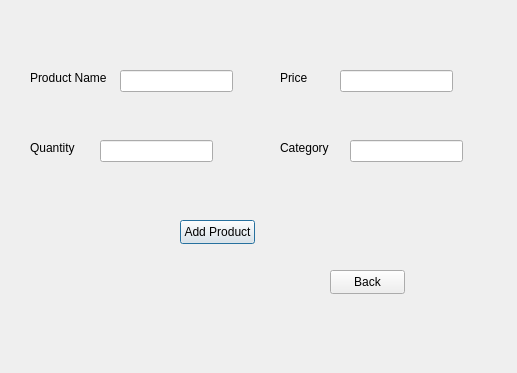
<?xml version="1.0" encoding="UTF-8"?>
<ui version="4.0">
 <class>Seller</class>
 <widget class="QDialog" name="Seller">
  <property name="geometry">
   <rect>
    <x>0</x>
    <y>0</y>
    <width>517</width>
    <height>373</height>
   </rect>
  </property>
  <property name="windowTitle">
   <string>Dialog</string>
  </property>
  <widget class="QPushButton" name="Add">
   <property name="geometry">
    <rect>
     <x>180</x>
     <y>220</y>
     <width>75</width>
     <height>24</height>
    </rect>
   </property>
   <property name="text">
    <string>Add Product</string>
   </property>
  </widget>
  <widget class="QPushButton" name="Back">
   <property name="geometry">
    <rect>
     <x>330</x>
     <y>270</y>
     <width>75</width>
     <height>24</height>
    </rect>
   </property>
   <property name="text">
    <string>Back</string>
   </property>
  </widget>
  <widget class="QLabel" name="label">
   <property name="geometry">
    <rect>
     <x>30</x>
     <y>70</y>
     <width>81</width>
     <height>16</height>
    </rect>
   </property>
   <property name="text">
    <string>Product Name</string>
   </property>
  </widget>
  <widget class="QLabel" name="label_2">
   <property name="geometry">
    <rect>
     <x>30</x>
     <y>140</y>
     <width>49</width>
     <height>16</height>
    </rect>
   </property>
   <property name="text">
    <string>Quantity</string>
   </property>
  </widget>
  <widget class="QLabel" name="label_3">
   <property name="geometry">
    <rect>
     <x>280</x>
     <y>70</y>
     <width>49</width>
     <height>16</height>
    </rect>
   </property>
   <property name="text">
    <string>Price</string>
   </property>
  </widget>
  <widget class="QLabel" name="label_4">
   <property name="geometry">
    <rect>
     <x>280</x>
     <y>140</y>
     <width>49</width>
     <height>16</height>
    </rect>
   </property>
   <property name="text">
    <string>Category</string>
   </property>
  </widget>
  <widget class="QLineEdit" name="ProName">
   <property name="geometry">
    <rect>
     <x>120</x>
     <y>70</y>
     <width>113</width>
     <height>22</height>
    </rect>
   </property>
  </widget>
  <widget class="QLineEdit" name="Price">
   <property name="geometry">
    <rect>
     <x>340</x>
     <y>70</y>
     <width>113</width>
     <height>22</height>
    </rect>
   </property>
  </widget>
  <widget class="QLineEdit" name="Quantity">
   <property name="geometry">
    <rect>
     <x>100</x>
     <y>140</y>
     <width>113</width>
     <height>22</height>
    </rect>
   </property>
  </widget>
  <widget class="QLineEdit" name="Category">
   <property name="geometry">
    <rect>
     <x>350</x>
     <y>140</y>
     <width>113</width>
     <height>22</height>
    </rect>
   </property>
  </widget>
 </widget>
 <resources/>
 <connections/>
</ui>
